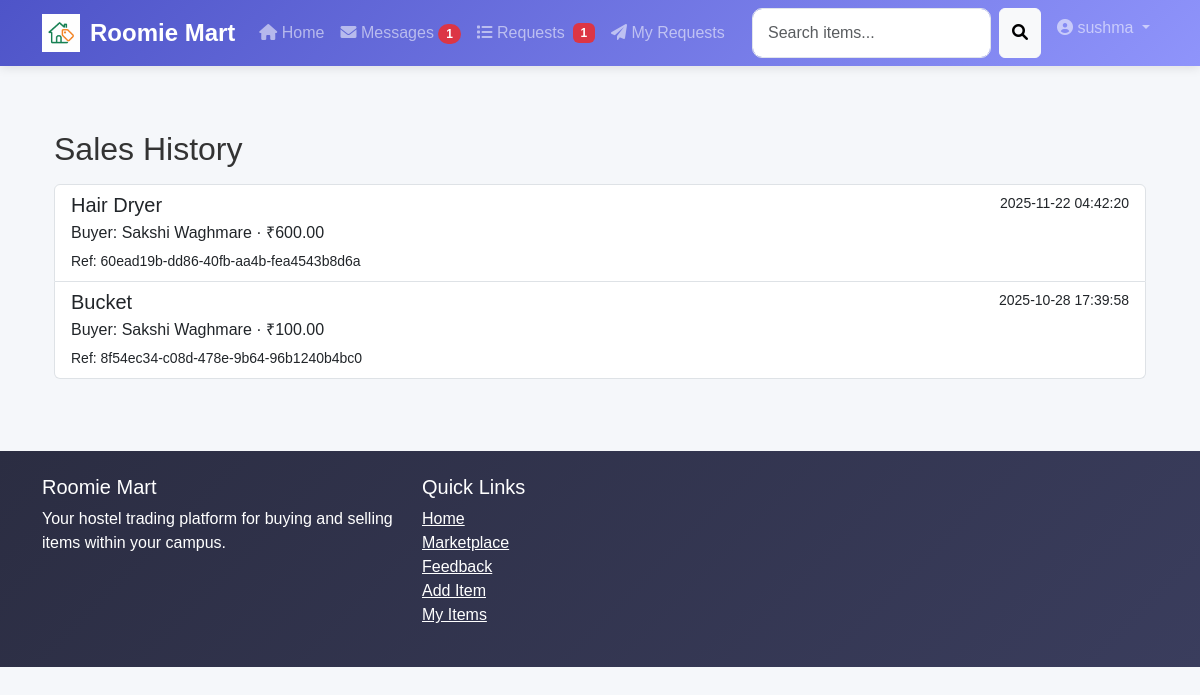
Screenshot of /orders/sales_history (signed in) with the database file from the repository.
### tables this page shows
CREATE TABLE orders (
        id INTEGER PRIMARY KEY AUTOINCREMENT,
        buyer_id INTEGER NOT NULL,
        seller_id INTEGER NOT NULL,
        item_id INTEGER NOT NULL,
        item_title TEXT,
        price REAL,
        quantity INTEGER DEFAULT 1,
        total REAL,
        transaction_ref TEXT,
        status TEXT DEFAULT 'completed',
        created_at TIMESTAMP DEFAULT CURRENT_TIMESTAMP,
        FOREIGN KEY (buyer_id) REFERENCES users (id),
        FOREIGN KEY (seller_id) REFERENCES users (id),
        FOREIGN KEY (item_id) REFERENCES items (id)
    );

CREATE TABLE users (
        id INTEGER PRIMARY KEY AUTOINCREMENT,
        name TEXT NOT NULL,
        email TEXT UNIQUE NOT NULL,
        password TEXT NOT NULL,
        phone TEXT,
        hostel TEXT,
        block TEXT,
        room TEXT,
        created_at TIMESTAMP DEFAULT CURRENT_TIMESTAMP
    );

### controllers/orders_controller.py (the view)
@orders_bp.route('/orders/sales_history')
@login_required
def sales_history():
    seller_id = session.get('user_id')
    rows = Order.get_orders_for_seller(seller_id)
    return render_template('sales_history.html', orders=rows)

### app.py (called while the page is built)
@app.context_processor
def inject_pending_request_count():
    user_id = session.get('user_id')
    pending_requests_count = 0
    if user_id:
        try:
            pending_requests_count = RequestModel.count_pending_requests_for_owner(user_id)
        except Exception:
            pending_requests_count = 0
    return dict(pending_requests_count=pending_requests_count)

@app.context_processor
def inject_current_user():
    if 'user_id' in session:
        user = SimpleNamespace(
            is_authenticated=True,
            id=session.get('user_id'),
            name=session.get('user_name'),
            email=session.get('user_email'),
            hostel=session.get('hostel'),
            block=session.get('block')
        )
    else:
        user = SimpleNamespace(is_authenticated=False)
    return {'current_user': user}

### database/db_connection.py (called while the page is built)
def get_db_connection():
    conn = None
    try:
        conn = sqlite3.connect(DATABASE_PATH)
        conn.row_factory = sqlite3.Row
        return conn
    except Error as e:
        print(e)
    return conn

### models/order_model.py (called while the page is built)
    @staticmethod
    def get_orders_for_seller(seller_id):
        conn = get_db_connection()
        cur = conn.cursor()
        cur.execute('''
            SELECT o.*, u.name as buyer_name, u.email as buyer_email
            FROM orders o
            JOIN users u ON o.buyer_id = u.id
            WHERE o.seller_id = ?
            ORDER BY o.created_at DESC
        ''', (seller_id,))
        rows = cur.fetchall()
        conn.close()
        return rows

### models/request_model.py (called while the page is built)
    @staticmethod
    def count_pending_requests_for_owner(owner_id):
        conn = get_db_connection()
        cur = conn.cursor()
        cur.execute('''
            SELECT COUNT(*) FROM requests
            WHERE owner_id = ? AND status = 'pending'
        ''', (owner_id,))
        count = cur.fetchone()[0]
        conn.close()
        return count

### utils/authentication.py (called while the page is built)
def login_required(f):
    @wraps(f)
    def decorated_function(*args, **kwargs):
        if 'user_id' not in session:
            flash('Please login to access this page', 'error')
            return redirect(url_for('auth_bp.login'))
        return f(*args, **kwargs)
    return decorated_function

### templates/sales_history.html (shortened to what this page needs)
{% extends 'base.html' %}
{% block content %}
<div class="container mt-4">
    <h2>Sales History</h2>
    {% if orders %}
    <div class="list-group mt-3">
        {% for o in orders %}
        <a href="{{ url_for('orders_bp.view_order', order_id=o.id) }}" class="list-group-item list-group-item-action">
            <div class="d-flex w-100 justify-content-between">
                <h5 class="mb-1">{{ o.item_title }}</h5>
                <small>{{ o.created_at }}</small>
            </div>
            <p class="mb-1">Buyer: {{ o.buyer_name }} &middot; ₹{{ '%.2f'|format(o.total) }}</p>
            <small>Ref: {{ o.transaction_ref }}</small>
        </a>
        {% endfor %}
    </div>
    {% else %}
    <div class="alert alert-info mt-3">You have not sold any items yet.</div>
    {% endif %}
</div>
{% endblock %}

### static/css/style.css (style rules this page uses)
:root { --primary-color: #4e54c8; --secondary-color: #8f94fb; --accent-color: #ff6b6b; --light-color: #f8f9fa; --dark-color: #343a40; --success-color: #28a745; --info-color: #17a2b8; --warning-color: #ffc107; --danger-color: #dc3545; }
body { font-family: 'Poppins', sans-serif; background-color: #f5f7fa; color: #333; }

### rows the page displays
orders: item_title "Hair Dryer", created_at "2025-11-22 04:42:20", buyer_name "Sakshi Waghmare", total "600.00", transaction_ref "60ead19b-dd86-40fb-aa4b-fea4543b8d6a"
orders: item_title "Bucket", created_at "2025-10-28 17:39:58", buyer_name "Sakshi Waghmare", total "100.00", transaction_ref "8f54ec34-c08d-478e-9b64-96b1240b4bc0"

### other values shown
{{ pending_requests_count }} "1"
{{ session.get('user_name', 'User') }} "sushma"
